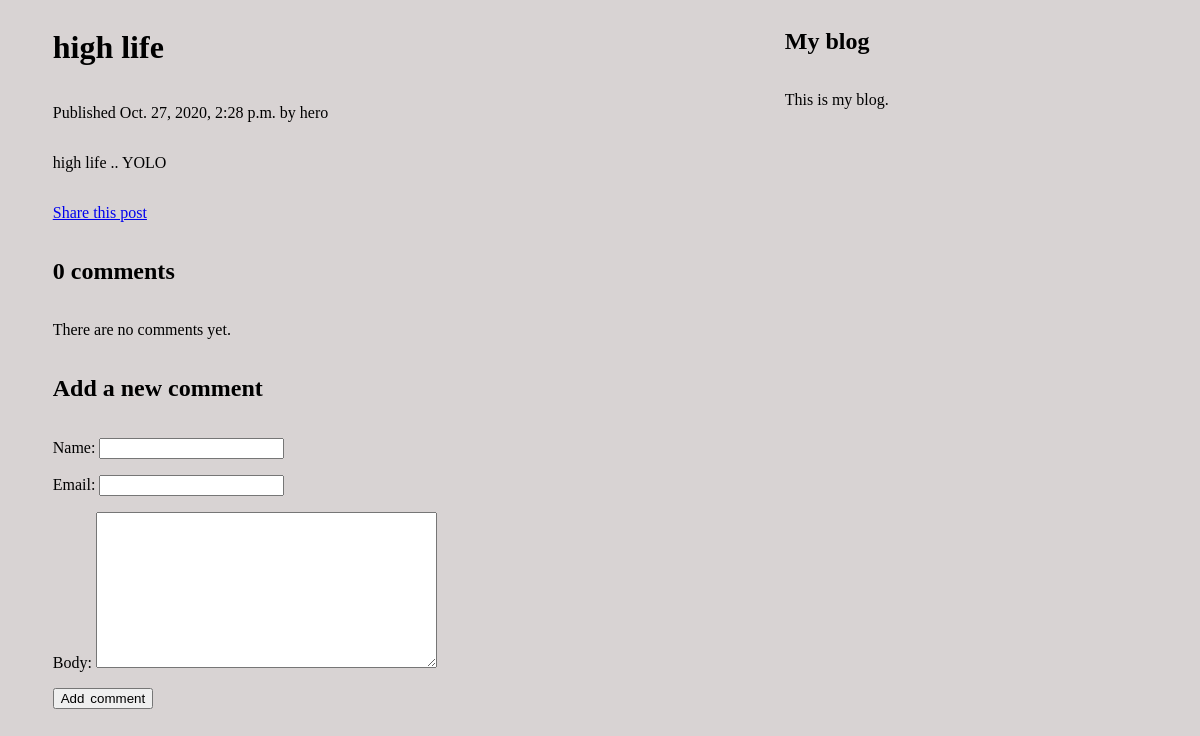
The page /blog/2020/10/27/high-life/ on the database its author committed.
### blog/models.py (models this page shows, shortened)
class Post(models.Model):
	objects	= models.Manager()
	published = PublishedManager()
	STATUS_CHOICES = (
		('draft', 'Draft'),
		('published', 'Published'),
	)
	title = models.CharField(max_length=250)
	slug = models.SlugField(max_length=250,unique_for_date='publish')
	author = models.ForeignKey(User,on_delete=models.CASCADE,related_name='blog_posts')
	body = models.TextField()
	publish = models.DateTimeField(default=timezone.now)
	created = models.DateTimeField(auto_now_add=True)
	updated = models.DateTimeField(auto_now=True)
	status = models.CharField(max_length=10,choices=STATUS_CHOICES,default='draft')
	class Meta:
		ordering = ('-publish',)

### blog/views.py (the view)
# urls.py: path('<int:year>/<int:month>/<int:day>/<slug:post>/', views.post_detail,name='post_detail'),
def	post_detail(request, year, month, day, post):
    post = get_object_or_404(Post, slug=post, status='published', publish__year=year,publish__month=month, publish__day = day )
    comments = post.comments.filter(active=True)
    new_comment	= None
    if	request.method == 'POST':
        comment_form = CommentForm(data=request.POST)
        if	comment_form.is_valid():
            new_comment	=	comment_form.save(commit=False)
            new_comment.post =	post
            new_comment.save()
    else:
        comment_form = CommentForm()
    return	render(request,'blog/post/detail.html',{'post':	post, 'comments':comments, 'new_comment': new_comment, 'comment_form':comment_form})

### blog/forms.py
class CommentForm(forms.ModelForm):
	class Meta:
		model = Comment
		fields = ('name','email','body')

### blog/templates/blog/post/detail.html (shortened to what this page needs)
{%	extends	"blog/base.html"	%}
{%	block	content	%}
	<h1>{{	post.title	}}</h1>
	<p	class="date">
	Published	{{ post.publish }}	by	{{	post.author	}}
	</p>
		{{	post.body|linebreaks	}}
		<p>
			<a	href="{% url "blog:post_share" post.id %}">
					Share	this	post
			</a>
	</p>
	{%	with	comments.count	as	total_comments	%}
		<h2>
				{{	total_comments	}}	comment{{	total_comments|pluralize	}}
		</h2>
	{%	endwith	%}
	{%	for	comment	in	comments	%}
		<div	class="comment">
				<p	class="info">
						Comment	{{	forloop.counter	}}	by	{{	comment.name	}}
						{{	comment.created	}}
				</p>
				{{	comment.body|linebreaks	}}
		</div>
		{%	empty	%}
				<p>There	are	no	comments	yet.</p>
	{%	endfor	%}
		{%	if	new_comment	%}
			<h2>Your	comment	has	been	added.</h2>
		{%	else	%}
			<h2>Add	a	new	comment</h2>
			<form	action="."	method="post">
					{{	comment_form.as_p	}}
					<p><input	type="submit"	value="Add	comment"></p>
			</form>
		{%	endif	%}
{%	endblock	%}

### blog/statics/css/blogs.css (style rules this page uses)
body { background-color: rgb(216, 211, 211); }

### rows shown on the page
Post: title "high life", publish "Oct. 27, 2020, 2:28 p.m.", author "hero", body "high life .. YOLO"

### other values the page prints
{{ total_comments }} "0"
